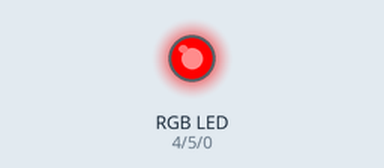
The sketch below on a simulated Arduino Uno, built with avr-gcc and run on an emulated ATmega328P. On the bench: an RGB LED mixed from three pins (HIGH = lit).

Above: at 0.1 s.
At 3.1 s:
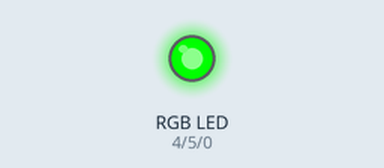
At 6.1 s:
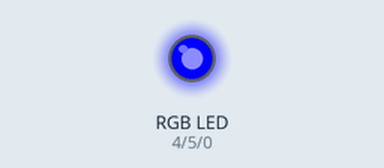
At 14.1 s:
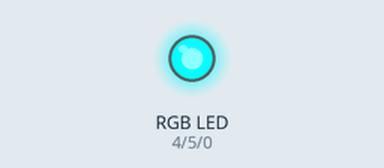
At 18.1 s:
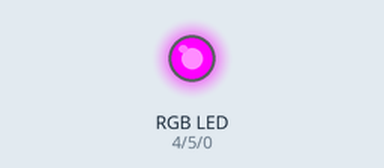
At 36.1 s:
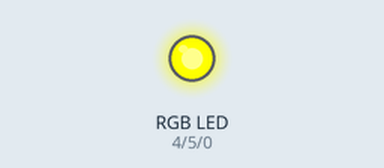
Timing chart, 0 to 37.6 s (numbered marks = the images above):
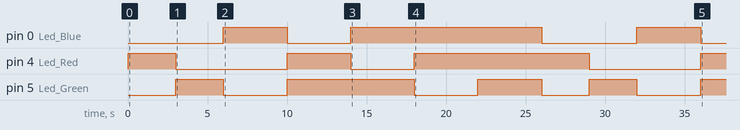

The sketch:

RGB_SMD_LED.ino
```cpp
/*
 # Product: RGB SMD-LED ky-009
 # More information about the product: https://sensorkit.joy-it.net/de/sensors/ky-009
*/

int Led_Red = 4;
int Led_Green = 5;
int Led_Blue = 0;

void RGB();
void yellow();
void cyan();
void magenta();
void white();

void setup() {
  // Initialize output pins for the LEDs
  pinMode (Led_Red, OUTPUT);
  pinMode (Led_Green, OUTPUT);
  pinMode (Led_Blue, OUTPUT);
}

void loop() {
  RGB();
  delay(1000);
  yellow();
  delay(1000);
  cyan();
  delay(1000);
  magenta();
  delay(1000);
  white();
  delay(1000);
}

void RGB(){
  //red
  digitalWrite (Led_Red, HIGH);
  digitalWrite (Led_Green, LOW);
  digitalWrite (Led_Blue, LOW);
  delay (3000); // Wait mode for 3 seconds
  //green
  digitalWrite (Led_Red, LOW);
  digitalWrite (Led_Green, HIGH);
  digitalWrite (Led_Blue, LOW);
  delay (3000);
  //blue
  digitalWrite (Led_Red, LOW);
  digitalWrite (Led_Green, LOW);
  digitalWrite (Led_Blue, HIGH);
  delay (3000);
}

void yellow(){
  digitalWrite (Led_Red, HIGH);
  digitalWrite (Led_Green, HIGH);
  digitalWrite (Led_Blue, LOW);
  delay (3000);
}

void cyan(){
  digitalWrite (Led_Red, LOW);
  digitalWrite (Led_Green, HIGH);
  digitalWrite (Led_Blue, HIGH);
  delay (3000);
}

void magenta(){
  digitalWrite (Led_Red, HIGH);
  digitalWrite (Led_Green, LOW);
  digitalWrite (Led_Blue, HIGH);
  delay (3000);
}

void white(){
  digitalWrite (Led_Red, HIGH);    // LED is switched on
  digitalWrite (Led_Green, HIGH);  // LED is switched on
  digitalWrite (Led_Blue, HIGH);   // LED is switched on
  delay (3000);
}
```

Measured:
- by itself, pin 0 (Led_Blue): goes HIGH 4.0 s, LOW 4.0 s, HIGH 12.0 s, LOW 6.0 s, HIGH 4.0 s, then LOW
- by itself, pin 4 (Led_Red): goes HIGH 3.0 s, LOW 7.0 s, HIGH 4.0 s, LOW 4.0 s, HIGH 11.0 s, LOW 7.0 s, then HIGH
- by itself, pin 5 (Led_Green): LOW → HIGH at 3.0 s, → LOW 3.0 s later, → HIGH 4.0 s later, → LOW 8.0 s later, … (9 changes in this stretch)
